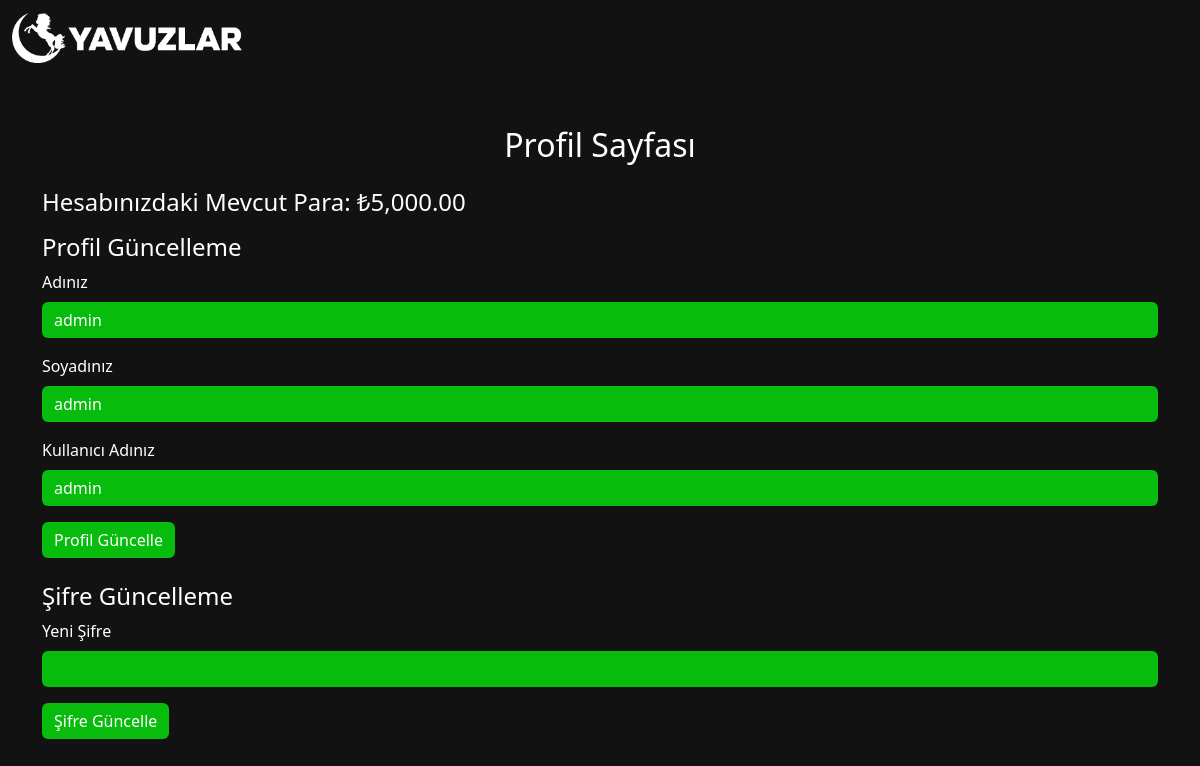
Page /app/profil.php (signed in) on the committed database.
### tables this page shows
CREATE TABLE `users` (
  `userID` int NOT NULL,
  `companyID` int DEFAULT NULL,
  `roleID` tinyint NOT NULL,
  `name` varchar(50) NOT NULL,
  `surname` varchar(50) NOT NULL,
  `username` varchar(50) NOT NULL,
  `password` varchar(255) NOT NULL,
  `balance` decimal(9,2) NOT NULL DEFAULT '5000.00',
  `created_at` datetime NOT NULL DEFAULT CURRENT_TIMESTAMP,
  `deleted_at` datetime DEFAULT NULL
);

### app/profil.php (the view, shortened to what this page needs)
<?php
include 'db/connection.php';
$username = $_SESSION['username'];
$sql = 'SELECT name, surname, username, balance FROM users WHERE username = :username';
$stmt = $pdo->prepare($sql);
$stmt->execute(['username' => $username]);
$user = $stmt->fetch(PDO::FETCH_ASSOC);
?>
<!DOCTYPE html>
<html lang="tr">
<head>
    <link href="https://cdn.jsdelivr.net/npm/bootstrap@5.3.3/dist/css/bootstrap.min.css" rel="stylesheet">
</head>
<body>
<nav class="navbar navbar-light">
    <div class="container-fluid">
        <a class="navbar-brand" href="index.php">
            <img src="logo/navbar-logo.png" alt="Logo" class="logo">
        </a>
    </div>
</nav>
<div class="container">
    <h2 class="text-center mb-4">Profil Sayfası</h2>
    <div class="mb-3">
        <h4>Hesabınızdaki Mevcut Para: ₺<?php echo number_format($user['balance'], 2); ?></h4>
    </div>
    <h4>Profil Güncelleme</h4>
    <form method="POST">
        <div class="mb-3">
            <label for="name" class="form-label">Adınız</label>
            <input type="text" class="form-control" id="name" name="name" value="<?php echo $user['name']; ?>" required>
        </div>
        <div class="mb-3">
            <label for="surname" class="form-label">Soyadınız</label>
            <input type="text" class="form-control" id="surname" name="surname" value="<?php echo $user['surname']; ?>" required>
        </div>
        <div class="mb-3">
            <label for="username" class="form-label">Kullanıcı Adınız</label>
            <input type="text" class="form-control" id="username" name="username" value="<?php echo $user['username']; ?>" required>
        </div>
        <button type="submit" name="update_profile" class="btn btn-primary">Profil Güncelle</button>
    </form>
    <h4 class="mt-4">Şifre Güncelleme</h4>
    <form method="POST">
        <div class="mb-3">
            <label for="new_password" class="form-label">Yeni Şifre</label>
            <input type="password" class="form-control" id="new_password" name="new_password" required>
        </div>
        <button type="submit" name="update_password" class="btn btn-primary">Şifre Güncelle</button>
    </form>
</div>
</body>
</html>

### app/profil.php (style rules this page uses)
body { background-color: #121212; color: #fff; }
.container { margin-top: 50px; }
.form-control, .btn { background-color: #07bc0c; border: none; color: white; }
.navbar { margin-bottom: 20px; }
.logo { height: 50px; }

### rows in the picture
users: balance "5,000.00", name "admin", surname "admin", username "admin"
